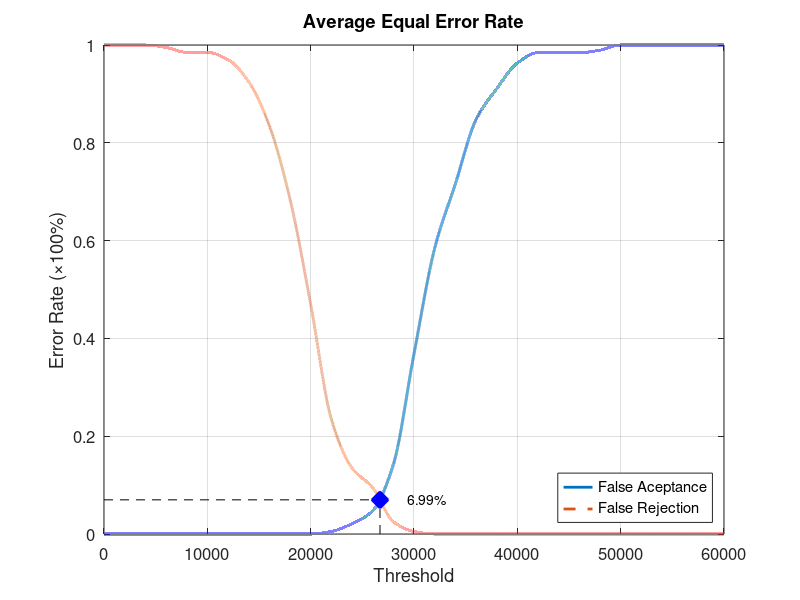
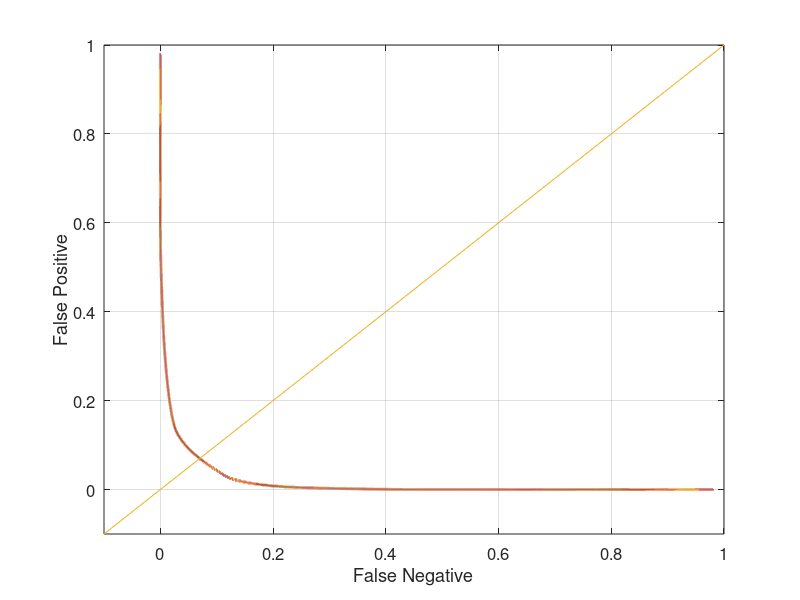

The MATLAB source for these figures, in order:
function yEER = Database3_3
close all;
clear;
clc;
x = 0:2000:60000;
xq = 0:0.5:60000;

y0 = [0 0 0 0 0 0 0 0 0 0 0 0.00526316 0.0210526 0.0473684 0.142105 0.368421 0.584211 0.715789 0.847368 0.910526 0.963158 0.984211 0.984211 0.984211 0.989474 1 1 1 1 1 1];
yy0 = interp1(x, y0, xq, 'pchip');
y1 = [1 1 1 0.995 0.985 0.985 0.97 0.925 0.835 0.685 0.47 0.235 0.135 0.095 0.025 0.005 0 0 0 0 0 0 0 0 0 0 0 0 0 0 0];
yy1 = interp1(x, y1, xq, 'pchip');

% Calculating EER: 
y2 = abs(y0 - y1);
find(y2 == min(y2))
yy2 = abs(yy0 - yy1);
xEER = find(yy2 == min(yy2));
xEERIndex = xq(xEER) % X-axis EER
yEER = yy0(xEER) % Y-axis EER

main = figure
plot(xq, yy0,'-','LineWidth', 2);	hold on
plot(xq, yy1,'--','LineWidth', 2);	hold on
plot([xEERIndex xEERIndex], [0 yEER], 'k--');	hold on
plot([0 xEERIndex], [yEER yEER], 'k--');	hold on
plot(xEERIndex, yEER, 'bx', 'LineWidth', 10);	hold on
text(xEERIndex + 10 * xEERIndex / 100, yEER, [num2str(round((10000 * yEER)) / 100) '%'])
legend('False Aceptance', 'False Rejection', 'Location', 'SouthEast')
xlabel('Threshold')
ylabel('Error Rate (\times100%)')
title('Average Equal Error Rate')
set(gca, 'FontSize', 12)
axis([0 60000 0 1])
grid on

print(main, 'Database3_3Main', '-dpng');
FNRxFPR = figure('Color', [1 1 1]);
plot(yy1, yy0, '-', yy1, yy0, 'LineWidth', 2);
hold on
y = -0.1:0.1:1
plot(y, y); 
set(gca, 'FontSize', 12)
xlabel('False Negative')
ylabel('False Positive')
axis([-0.1 1 -0.1 1])
set(gca, 'FontSize', 12)
grid on

print(FNRxFPR, 'Database3_3FNRxFPR','-dpng');
end
